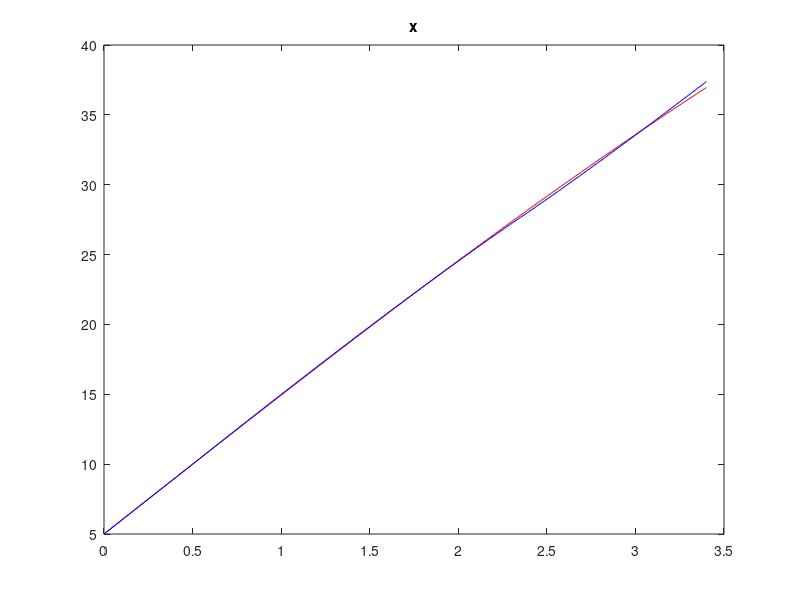
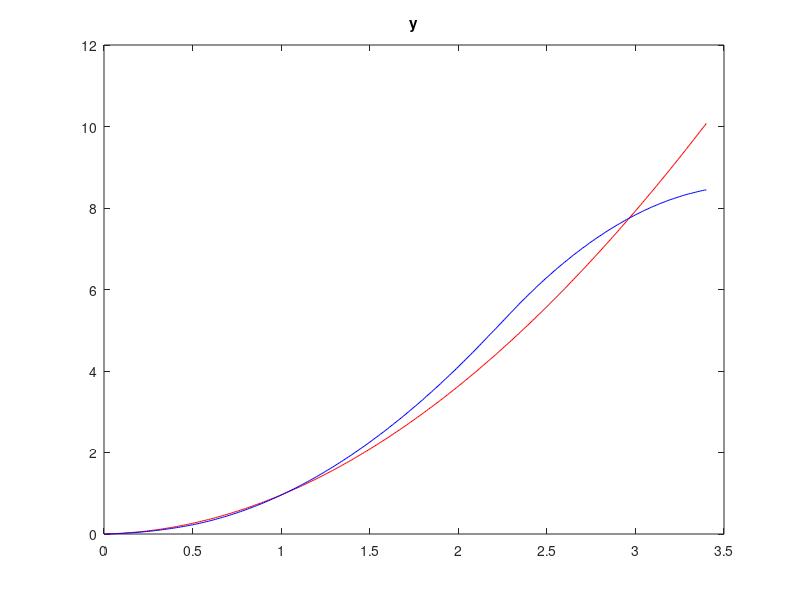
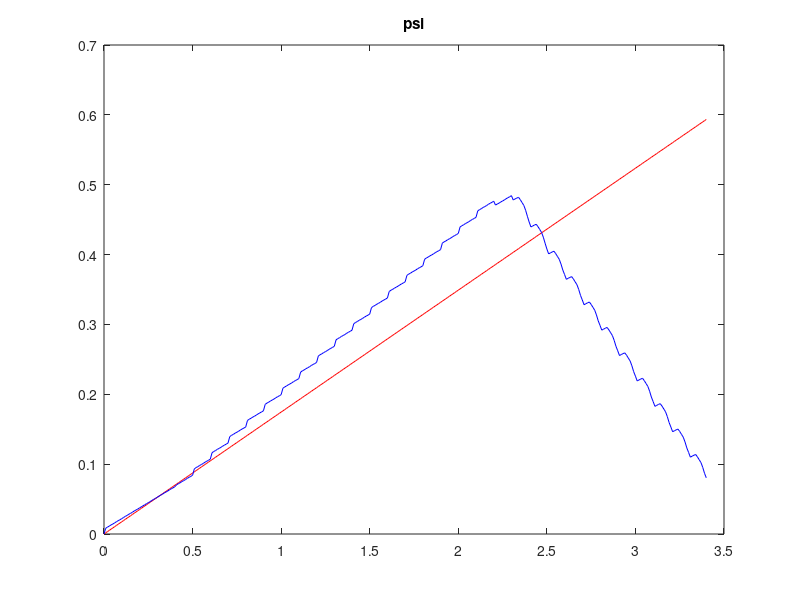
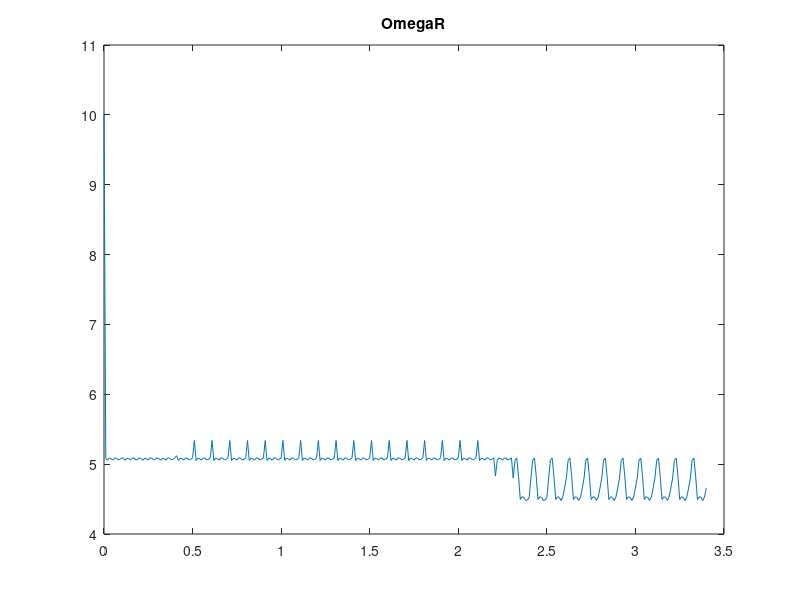

Write MATLAB code to recreate these figures, in order.
data = load('plantData_LMPC');

time = [data.plant_tout];
y    = [data.plant_yout];
u    = [data.plant_uout];
yref = [data.plant_yrefout];

dt   = 1;

figure
plot(time,yref(1,:),'r')
hold on
plot(time,y(1,:),'b')
title('x')

figure
plot(time,yref(2,:),'r')
hold on
plot(time,y(2,:),'b')
title('y')

figure
plot(time,yref(3,:),'r')
hold on
plot(time,y(3,:),'b')
title('psi')

figure
% plot(time(1,1:dt:end),round(u(1,1:dt:end)*100)/100)
plot(time(1,1:dt:end),u(1,1:dt:end))
title('OmegaR')

figure
% plot(time(1,1:dt:end),round(u(2,1:dt:end)*100)/100)
plot(time(1,1:dt:end),u(2,1:dt:end))
title('OmegaL')

figure
plot(yref(1,:),yref(2,:),'r')
hold on
plot(y(1,:),y(2,:),'b')
title('Trajectory')
